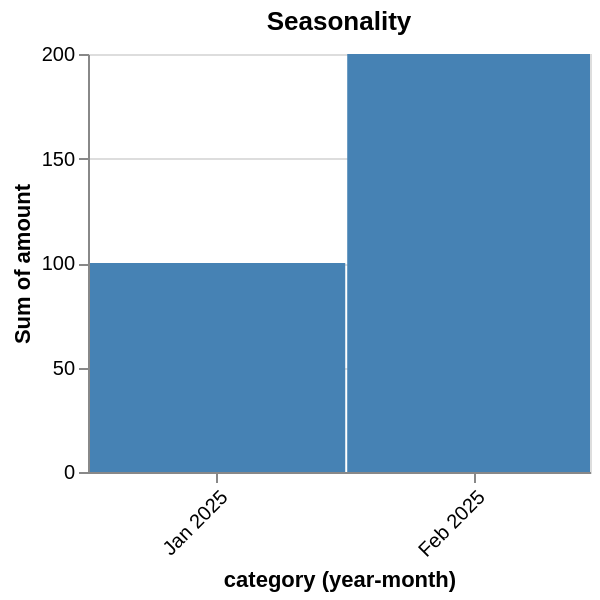

Express this chart as Vega-Lite.
### Vega-Lite specification from a JSON file in a GitHub repository (floating-point values rounded to 4 significant figures)
{"$schema": "https://vega.github.io/schema/vega-lite/v6.json", "title": "Seasonality", "autosize": {"type": "fit", "contains": "padding", "resize": true}, "width": "container", "height": "container", "data": {"values": [{"category": "Jan 2025", "amount": 100, "color": false}, {"category": "Feb 2025", "amount": 200, "color": false}]}, "mark": {"type": "bar", "tooltip": true}, "encoding": {"x": {"field": "category", "type": "temporal", "timeUnit": "yearmonth", "bandPosition": 0, "axis": {"labelAngle": -45, "grid": false, "tickCount": "month"}}, "y": {"aggregate": "sum", "field": "amount", "type": "quantitative"}, "color": {"field": "color", "type": "nominal", "scale": {"range": ["steelblue", "green"]}, "legend": null}}}
